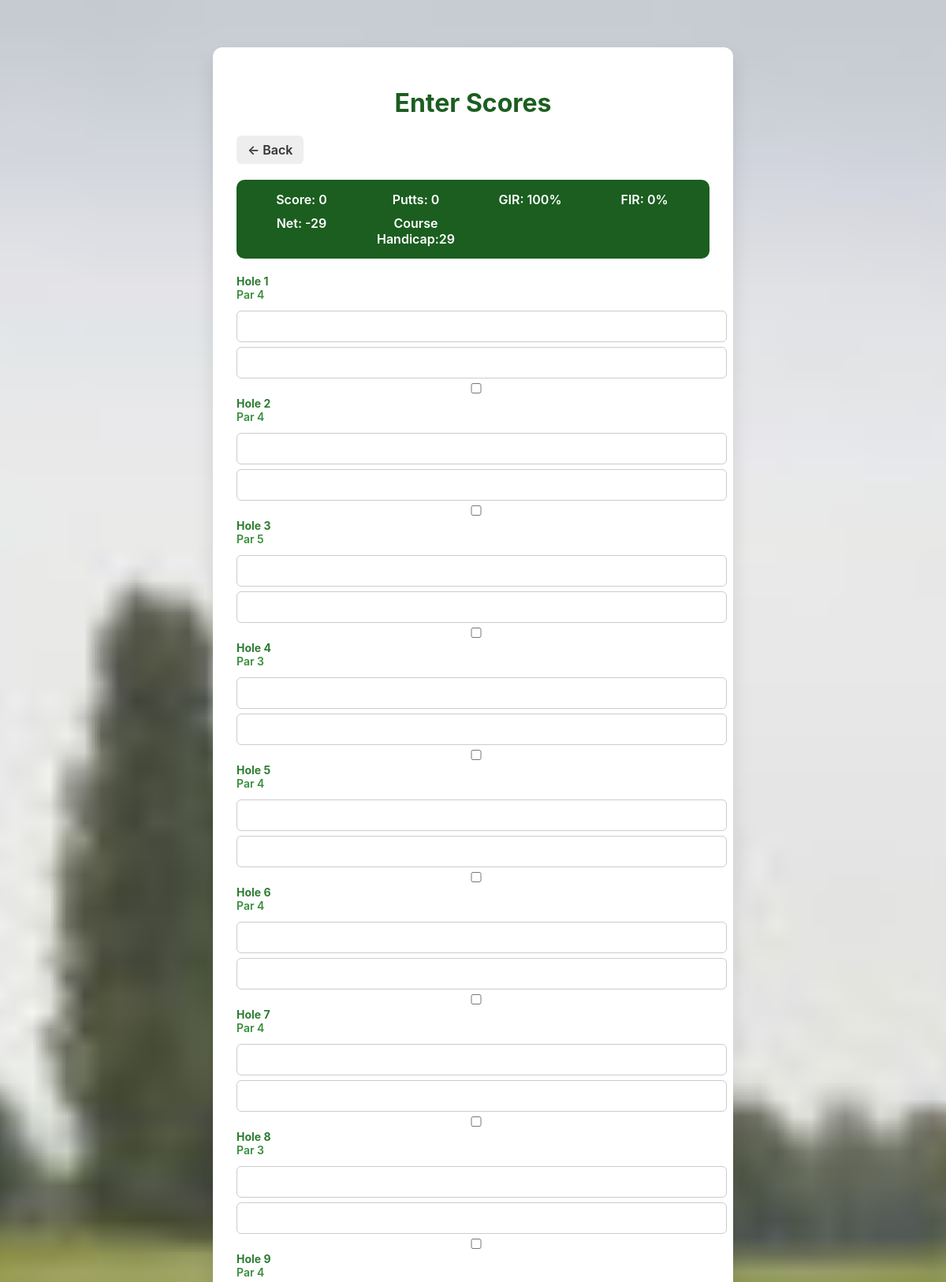
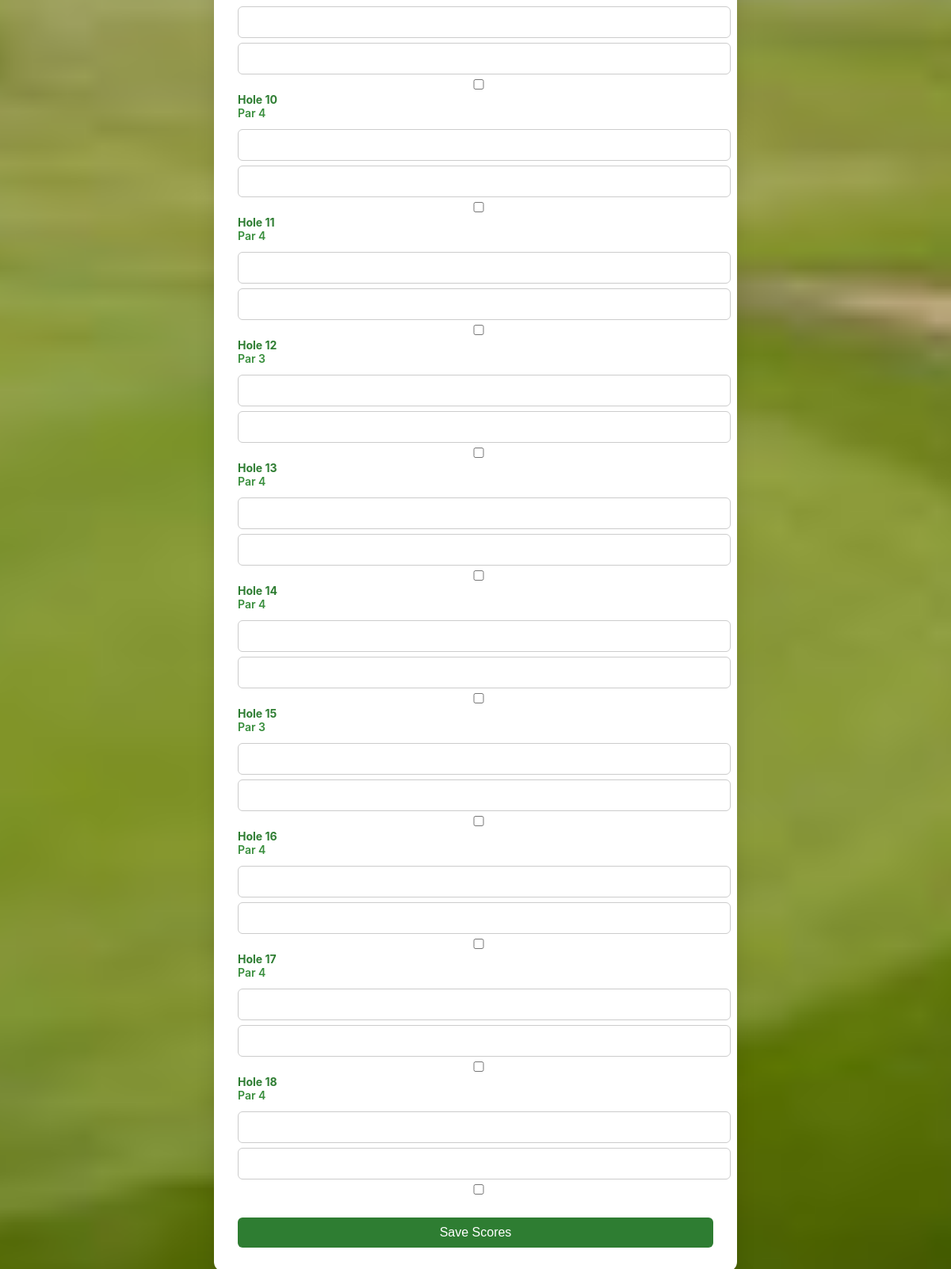
Page /enter_scores/14 on the committed database (2 pictures, top to bottom).
### tables this page shows
CREATE TABLE holes (
hole_id INTEGER PRIMARY KEY AUTOINCREMENT,
course_id INTEGER NOT NULL,
hole_number INTEGER NOT NULL,
par INTEGER NOT NULL,
yardage INTEGER,
FOREIGN KEY (course_id) REFERENCES courses(course_id)
);

### app.py (the view, shortened to what this page needs)
@app.route("/enter_scores/<int:round_id>", methods=["GET", "POST"])
def enter_scores(round_id):
    conn = get_db()
    cur = conn.cursor()
    cur.execute(
        """SELECT course_handicap FROM rounds WHERE round_id = ?""", (round_id,)
    )
    round_info = cur.fetchone()
    course_handicap = round_info[0] if round_info else 0
    cur.execute("SELECT course_id FROM rounds WHERE round_id=?", (round_id,))
    course = cur.fetchone()
    if not course:
        return "Round not found", 404
    course_id = course[0]
    cur.execute(
        "SELECT hole_number, par FROM holes WHERE course_id=? ORDER BY hole_number",
        (course_id,),
    )
    holes = cur.fetchall()
    total_strokes = 0
    gross_score = 0
    net_score = 0
    edit_mode = False
    conn.close()
    return render_template(
        "scores.html",
        round_id=round_id,
        holes=holes,
        gross_score=gross_score,
        course_handicap=course_handicap,
        net_score=net_score,
        total_strokes=total_strokes,
        edit_mode=False,
    )

### app.py (called while the page is built)
def get_db():
    conn = sqlite3.connect(DATABASE)  # Use the correct variable
    conn.row_factory = sqlite3.Row  # <-- this makes rows behave like dictionaries
    return conn

### Templates/scores.html (shortened to what this page needs)
<!DOCTYPE html>
<html>
<head>
<link rel="stylesheet" href="{{ url_for('static', filename='style.css') }}">
</head>
<body>
<div class="container">
<h1>Enter Scores</h1>
<a href="{% if edit_mode %}{{ url_for('view_round', round_id=round_id) }}{% else %}{{ url_for('log_round') }}{% endif %}" class="back-button">← Back</a>
<div id="summary" class="summary">
    <div>Score: <span id="total-strokes">{{ total_strokes }}</span></div>
      <div>Putts: <span id="total-putts">{{ total_putts }}</span></div>
      <div>GIR: <span id="gir-percent">{{ gir_percent }}</span>%</div>
      <div>FIR: <span id="fir-percent">{{ fir_percent }}</span>%</div>
      <div>Net: <span id="net-score">{{ total_strokes - course_handicap }}</span></div>
      <div>Course Handicap:<span id="courseHandicap">{{ course_handicap }}</span></div>
</div>
<form method="POST">
  {% for hole in holes %}
<div class="hole-row flex items-center gap-4 p-2 border-b">
    <div class="hole-number w-8">Hole {{ hole.hole_number }}</div>
    <div class="par w-8">Par {{ hole.par }}</div>
    <div class="input-strokes">
        <input type="number"
               name="strokes_{{ hole.hole_number }}"
               value="{{ existing_scores[hole.hole_number].strokes if hole.hole_number in existing_scores else '' }}">
    </div>
    <div class="input-putts">
        <input type="number"
               name="putts_{{ hole.hole_number }}"
               value="{{ existing_scores[hole.hole_number].putts if hole.hole_number in existing_scores else '' }}">
    </div>
    <div class="input-fir">
        <input type="checkbox"
               name="fir_{{ hole.hole_number }}"
               {% if hole.hole_number in existing_scores and existing_scores[hole.hole_number].FIR %}checked{% endif %}>
    </div>
</div>
{% endfor %}
  <div class="submit-row mt-4">
    <button type="submit" class="bg-green-500 text-white px-4 py-2 rounded">
      Save Scores
    </button>
  </div>
</form>
</div>
</body>
</html>

### static/style.css (style rules this page uses)
body { font-family: -apple-system, BlinkMacSystemFont, "Segoe UI", sans-serif; background: linear-gradient(to bottom, #e6f4ea, #ffffff); margin: 0; padding: 0; background-image: url("/static/golf-bg.jpg"); background-size: cover; background-position: center; background-attachment: fixed; }
.container { Background: rgba(255, 255, 255, 0.92); max-width: 600px; margin: 60px auto; background: white; padding: 30px; border-radius: 12px; box-shadow: 0 10px 25px rgba(0,0,0,0.1); }
h1 { text-align: center; color: #1b5e20; }
input, select, button { width: 100%; padding: 10px; margin-top: 6px; border-radius: 6px; border: 1px solid #ccc; font-size: 16px; }
button { margin-top: 25px; background-color: #2e7d32; color: white; border: none; cursor: pointer; }
.hole-number { font-weight: 700; Font-size: 14px; color: #2e7d32; }
.par { Font-weight: 600; font-size: 14px; color: #388e3c; margin-bottom: 6px; }
.summary { display: grid; grid-template-columns: repeat(auto-fit, minmax(120px, 1fr)); gap: 10px; background: #1b5e20; color: white; padding: 15px; border-radius: 10px; margin-bottom: 20px; text-align: center; font-weight: 600; }
.back-button { display: inline-block; margin-bottom: 20px; padding: 8px 14px; background-color: #eeeeee; color: #333; text-decoration: none; border-radius: 6px; font-weight: 600; }

### rows in the picture
holes: hole_number "1", par "4"
holes: hole_number "2", par "4"
holes: hole_number "3", par "5"
holes: hole_number "4", par "3"
holes: hole_number "5", par "4"
holes: hole_number "6", par "4"
holes: hole_number "7", par "4"
holes: hole_number "8", par "3"
holes: hole_number "9", par "4"
holes: hole_number "10", par "4"
holes: hole_number "11", par "4"
holes: hole_number "12", par "3"
holes: hole_number "13", par "4"
holes: hole_number "14", par "4"
holes: hole_number "15", par "3"
holes: hole_number "16", par "4"
holes: hole_number "17", par "4"
holes: hole_number "18", par "4"

### other values in the picture
{{ total_strokes }} "0"
{{ total_strokes - course_handicap }} "-29"
{{ course_handicap }} "29"
